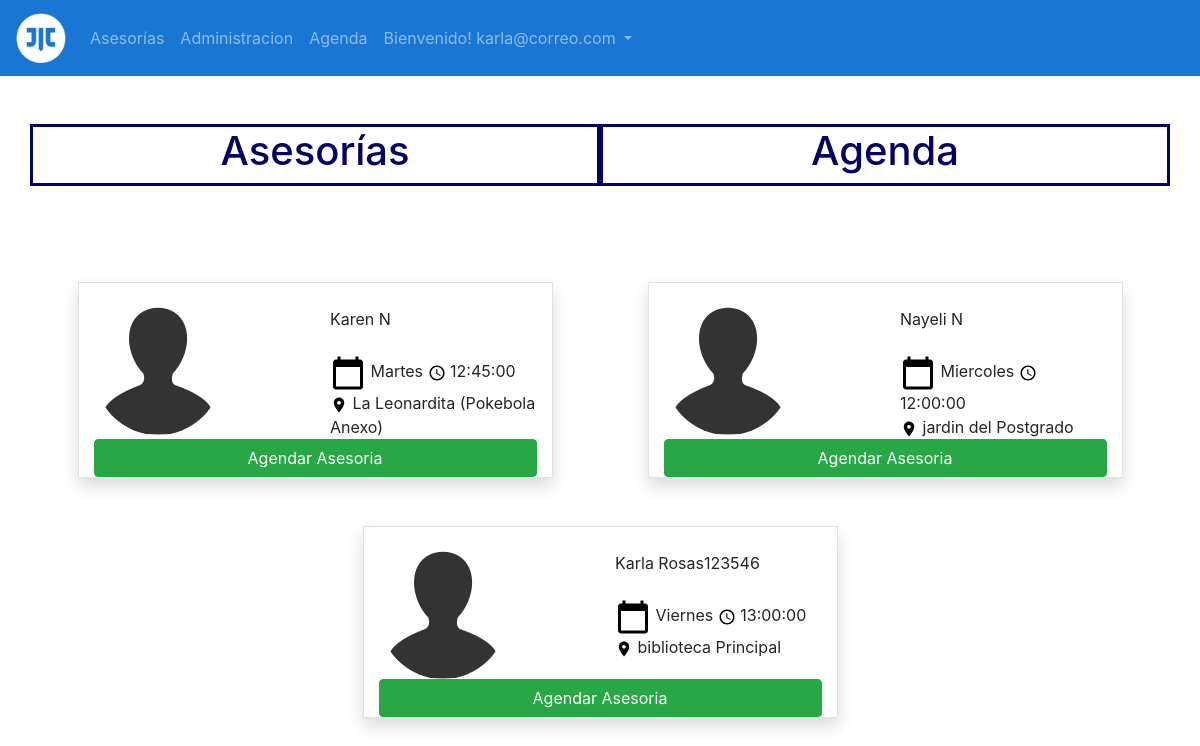
Screenshot of /source/tabla_asesores.php?nomMat=Algebra&idclass=2 (signed in) with the database file from the repository.
### tables this page shows
CREATE TABLE `sesiones` (
  `id_sesion` int(80) NOT NULL,
  `dia_semana` varchar(200) NOT NULL,
  `horario_sesion` time NOT NULL,
  `lugar_sesion` varchar(200) NOT NULL,
  `Estado` int(4) NOT NULL,
  `id_asesor` int(80) NOT NULL,
  `id_clase` int(80) NOT NULL
);

CREATE TABLE `asesor` (
  `id_asesor` int(80) NOT NULL,
  `nombre_asesor` varchar(200) NOT NULL,
  `celular_asesor` varchar(80) NOT NULL,
  `correo_asesor` varchar(200) NOT NULL,
  `carrera_asesor` varchar(200) NOT NULL,
  `semestre_asesor` int(80) NOT NULL,
  `contrasena_asesor` varchar(255) NOT NULL
);

### source/tabla_asesores.php (the view, shortened to what this page needs)
<!DOCTYPE html>
<html>
    <head>
        <link rel="stylesheet" type="text/css" href="../css/bootstrap.css">
        <link rel="stylesheet" type="text/css" href="../css_javerim/javerim_style.css">
    </head>
    <body>
   <nav class="navbar navbar-expand-lg navbar-dark" style="background-color: #1976D2;">
          <a class="navbar-brand" href="#">
            <img src="../img/iconos/javerim.ico" width="50" height="50" alt="javerin_ico">
          </a>
          <div class="collapse navbar-collapse" id="opciones">
            <ul class="navbar-nav">
              <li class="nav-item">
                <a class="nav-link " href="ver_asesorias.php">Asesorías</a>
              </li>
              <li class="nav-item">
                <a class="nav-link" href="Administracion.php">Administracion</a>
              </li>
              <li class="nav-item">
                <a class="nav-link" href="agenda.php">Agenda</a>
              </li>
              <?php
                if( isset($_SESSION['admin'])):
                    $sesion=$_SESSION['admin'];
                ?>
                <li class="nav-item dropdown">
                  <a class="nav-link dropdown-toggle" href="#" id="navbardrop" data-toggle="dropdown">
                    <?php echo 'Bienvenido! '.$sesion;?>
                  </a>
              </li>
            <?php
                endif;
                ?>
            </ul>
          </div>
        </nav>
            <br><br>
            <div class="container">
                <div class="row">
                    <div class="col-6 titulo-nac text-center">
                        <a href="ver_asesorias.php"><h1 class="text-nac">Asesorías</h1></a>
                    </div>
                    <div class="col-6 titulo-nac text-center">
                        <a href="agenda.php"><h1 class="text-nac">Agenda</h1></a>
                    </div>
                </div>
            </div>
            <br><br>
            <div class="container-fluid">
        <?php
            $nombreMat = $_GET['nomMat'];
            $idclase = $_GET['idclass'];
            $servername = "localhost";
            $username = "root";
            $password = "";
            $dbname = "javerim";
            try {
            $conn = new PDO("mysql:host=$servername;dbname=$dbname", $username, $password);
            $conn->setAttribute(PDO::ATTR_ERRMODE, PDO::ERRMODE_EXCEPTION);
            $stmt = $conn->prepare("SELECT asesor.id_asesor, asesor.nombre_asesor, clase.nombre_asig, sesiones.dia_semana, sesiones.horario_sesion, sesiones.lugar_sesion, sesiones.Estado FROM `sesiones` INNER JOIN asesor ON sesiones.id_asesor=asesor.id_asesor INNER JOIN clase ON sesiones.id_clase= clase.id_asig WHERE clase.nombre_asig ='$nombreMat'");
            $stmt->execute();
            $resultado =$stmt->fetchAll();
            }
            catch(PDOException $e) {
                echo "Error: " . $e->getMessage();
            }
            ?>
            <div class="container">
                <div class="row justify-content-around">
                    <?php foreach ($resultado as $dato): ?>
                    <div class="col-md-5 mt-5 border shadow">
                        <br>
                        <div class="row justify-content-between">
                            <div class="col-4">
                                <img src="../img/iconos/contacts_3695.ico" class="rounded-circle" alt="photo">
                            </div>
                            <div class="col-6">
                                <b> </b> <?php echo $dato['nombre_asesor'] ?> <br>
                                <span class="fa fa-star"></span> <br>
                                <img src="../img/iconos/1x/baseline_calendar_today_black_18dp.png" alt="calendar">
                                <b> </b> <?php echo $dato['dia_semana'] ?>
                                <img src="../img/iconos/1x/baseline_query_builder_black_18dp.png" alt="calendar">
                                <b> </b> <?php echo $dato['horario_sesion'] ?> <br>
                                <img src="../img/iconos/1x/baseline_location_on_black_18dp.png" alt="calendar">
                                <b> </b> <?php echo $dato['lugar_sesion'] ?> <br>
                            </div>
                            <div class="col-12">
                                <?php if($dato['Estado'] != 1){ ?>
                                <button type='submit' class='btn btn-success btn-block' data-toggle="modal" data-target="#diag_conf"
                                    onclick="verDatos('<?php echo $dato['id_asesor']?>','<?php echo $idclase?>','<?php echo $dato['nombre_asesor']?>','<?php echo $dato['dia_semana'] ?>','<?php echo $dato['horario_sesion']?>','<?php echo $dato['lugar_sesion'] ?>', '<?php echo $nombreMat ?>')">
                                    Agendar Asesoria
                                </button>
                                <?php } else { ?>
                                    <button type='Button' class='btn btn-danger btn-block'>
                                    Actualmente ocupado
                                </button>
                                <?php } ?>
                            </div>
                        </div>
                    </div>
                    <?php endforeach ?>
                </div>
                <br>
            </div>
    </body>
</html>

### css_javerim/javerim_style.css (style rules this page uses)
.text-nac { color: rgb(3, 3, 100); }
.titulo-nac { border-style: solid; border-color: rgb(3, 3, 100); }
a:link { text-decoration: none; }

### rows the page displays
sesiones: id_asesor.nombre_asesor "Karen N", dia_semana "Martes", horario_sesion "12:45:00", lugar_sesion "La Leonardita (Pokebola Anexo)"
sesiones: id_asesor.nombre_asesor "Nayeli N", dia_semana "Miercoles", horario_sesion "12:00:00", lugar_sesion "jardin del Postgrado"
sesiones: id_asesor.nombre_asesor "Karla Rosas123546", dia_semana "Viernes", horario_sesion "13:00:00", lugar_sesion "biblioteca Principal"

### other values shown
$sesion "karla@correo.com"
